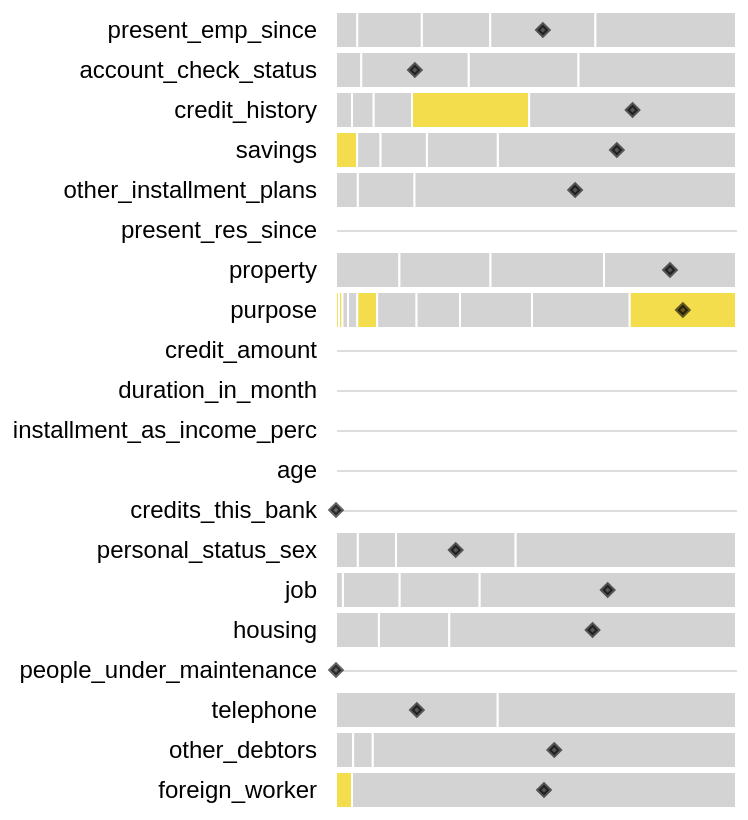

The notebook cell this image was saved under:
### Code cell
#qui da per scontato che ci sia per forza almeno un valore categorico e uno numerico nel dataset e se non è così si schianta
def dot_on_categories(dataframe,sort_by_rules=True):
    base =alt.Chart(
        dataframe
    ).transform_stack(
        stack='count',
        as_=['count_start','count_end'],
        groupby=['rname'],
        sort=[alt.SortField('count', 'ascending')]
    ).transform_calculate(
        midStack='(datum.count_start+datum.count_end)/2'
    )
    
    bar = base.mark_bar(stroke='white').encode(
        x='count_start:Q',
        x2='count_end:Q',
        y=alt.Y('rname:N',sort=["is_continuous", "feature_importance"]),
        detail='name:N',
        color=alt.condition('datum.is_continuous',alt.value("#f4dd4d"),alt.value('lightgrey')),
        tooltip=[alt.Tooltip('category')]
    )
    
    dot= base.mark_point(
        color='black',
        shape='diamond',
        fill='black',
        size=30
    ).encode(
        x='midStack:Q',
        y=alt.Y('rname:N',sort=["is_continuous", "feature_importance"]),
        detail='name:N',
        opacity=alt.condition('datum.inst==1',alt.value(0.6),alt.value(0))
    )

    return (bar+dot).properties(
        width=200,
    ).configure_axisX(
        disable=True
    ).configure_axisY(
        labelPadding=10,
        labelFontSize=12,
        domain=False,
        ticks=False,
        title=None
    ).configure_axis(
        grid=True
    ).configure_view(
        strokeWidth=0,
        stroke='lightgray'
    )
dot_on_categories(df_v)

### Figure 1 — Vega-Lite specification as saved in the notebook (floating-point values rounded to 4 significant figures)
{"config": {"view": {"continuousWidth": 400, "continuousHeight": 300, "stroke": "lightgray", "strokeWidth": 0}, "axis": {"grid": true}, "axisX": {"disable": true}, "axisY": {"domain": false, "labelFontSize": 12, "labelPadding": 10, "ticks": false, "title": null}}, "layer": [{"mark": {"type": "bar", "stroke": "white"}, "encoding": {"color": {"condition": {"value": "#f4dd4d", "test": "datum.is_continuous"}, "value": "lightgrey"}, "detail": {"field": "name", "type": "nominal"}, "tooltip": [{"field": "category", "type": "nominal"}], "x": {"field": "count_start", "type": "quantitative"}, "x2": {"field": "count_end"}, "y": {"field": "rname", "sort": ["is_continuous", "feature_importance"], "type": "nominal"}}, "transform": [{"groupby": ["rname"], "stack": "count", "sort": [{"field": "count", "order": "ascending"}], "as": ["count_start", "count_end"]}, {"calculate": "(datum.count_start+datum.count_end)/2", "as": "midStack"}]}, {"mark": {"type": "point", "color": "black", "fill": "black", "shape": "diamond", "size": 30}, "encoding": {"detail": {"field": "name", "type": "nominal"}, "opacity": {"condition": {"value": 0.6, "test": "datum.inst==1"}, "value": 0}, "x": {"field": "midStack", "type": "quantitative"}, "y": {"field": "rname", "sort": ["is_continuous", "feature_importance"], "type": "nominal"}}, "transform": [{"groupby": ["rname"], "stack": "count", "sort": [{"field": "count", "order": "ascending"}], "as": ["count_start", "count_end"]}, {"calculate": "(datum.count_start+datum.count_end)/2", "as": "midStack"}]}], "data": {"name": "data-07eaeea9485e8cb85a23338ee4e85dca"}, "width": 200, "$schema": "https://vega.github.io/schema/vega-lite/v4.17.0.json", "datasets": {"data-07eaeea9485e8cb85a23338ee4e85dca": [{"type": "categorical", "name": "present_emp_since=... < 1 year ", "rname": "present_emp_since", "min": null, "max": null, "q1": null, "median": null, "q3": null, "mean": null, "std": null, "feature_importance": 0.06048, "category": "... < 1 year ", "count": 120.0, "inst": 0, "op": null, "thr": null, "is_continuous": null, "thr2": null}, {"type": "categorical", "name": "account_check_status=no checking account", "rname": "account_check_status", "min": null, "max": null, "q1": null, "median": null, "q3": null, "mean": null, "std": null, "feature_importance": -0.05974, "category": "no checking account", "count": 276.0, "inst": 0, "op": null, "thr": null, "is_continuous": null, "thr2": null}, {"type": "categorical", "name": "credit_history=critical account/ other credits existing (not at this bank)", "rname": "credit_history", "min": null, "max": null, "q1": null, "median": null, "q3": null, "mean": null, "std": null, "feature_importance": -0.04423, "category": "critical account/ other credits existing (not at this bank)", "count": 205.0, "inst": 0, "op": "<=", "thr": 0.9086, "is_continuous": true, "thr2": null}, {"type": "categorical", "name": "savings=.. >= 1000 DM ", "rname": "savings", "min": null, "max": null, "q1": null, "median": null, "q3": null, "mean": null, "std": null, "feature_importance": -0.03739, "category": ".. >= 1000 DM ", "count": 37.0, "inst": 0, "op": "<=", "thr": 0.7177, "is_continuous": true, "thr2": null}, {"type": "categorical", "name": "other_installment_plans=none", "rname": "other_installment_plans", "min": null, "max": null, "q1": null, "median": null, "q3": null, "mean": null, "std": null, "feature_importance": 0.02607, "category": "none", "count": 563.0, "inst": 1, "op": null, "thr": null, "is_continuous": null, "thr2": null}, {"type": "numeric", "name": "present_res_since", "rname": "present_res_since", "min": 1.0, "max": 4.0, "q1": 2.0, "median": 2.0, "q3": 4.0, "mean": 2.82, "std": 1.097, "feature_importance": -0.02349, "category": null, "count": null, "inst": 4, "op": null, "thr": null, "is_continuous": null, "thr2": null}, {"type": "categorical", "name": "property=real estate", "rname": "property", "min": null, "max": null, "q1": null, "median": null, "q3": null, "mean": null, "std": null, "feature_importance": -0.02094, "category": "real estate", "count": 199.0, "inst": 0, "op": null, "thr": null, "is_continuous": null, "thr2": null}, {"type": "categorical", "name": "other_installment_plans=bank", "rname": "other_installment_plans", "min": null, "max": null, "q1": null, "median": null, "q3": null, "mean": null, "std": null, "feature_importance": -0.01955, "category": "bank", "count": 99.0, "inst": 0, "op": null, "thr": null, "is_continuous": null, "thr2": null}, {"type": "categorical", "name": "savings=... < 100 DM", "rname": "savings", "min": null, "max": null, "q1": null, "median": null, "q3": null, "mean": null, "std": null, "feature_importance": -0.01674, "category": "... < 100 DM", "count": 417.0, "inst": 1, "op": null, "thr": null, "is_continuous": null, "thr2": null}, {"type": "categorical", "name": "purpose=car (new)", "rname": "purpose", "min": null, "max": null, "q1": null, "median": null, "q3": null, "mean": null, "std": null, "feature_importance": -0.0133, "category": "car (new)", "count": 171.0, "inst": 0, "op": null, "thr": null, "is_continuous": null, "thr2": null}, {"type": "numeric", "name": "credit_amount", "rname": "credit_amount", "min": 338.0, "max": 15940.0, "q1": 1361.0, "median": 1361.0, "q3": 3974.0, "mean": 3201.0, "std": 2675.0, "feature_importance": -0.0112, "category": null, "count": null, "inst": 1967, "op": ">", "thr": -439.6, "is_continuous": true, "thr2": 15940.0}, {"type": "categorical", "name": "account_check_status=< 0 DM", "rname": "account_check_status", "min": null, "max": null, "q1": null, "median": null, "q3": null, "mean": null, "std": null, "feature_importance": -0.01055, "category": "< 0 DM", "count": 192.0, "inst": 0, "op": null, "thr": null, "is_continuous": null, "thr2": null}, {"type": "categorical", "name": "purpose=radio/television", "rname": "purpose", "min": null, "max": null, "q1": null, "median": null, "q3": null, "mean": null, "std": null, "feature_importance": 0.0102, "category": "radio/television", "count": 126.0, "inst": 0, "op": null, "thr": null, "is_continuous": null, "thr2": null}, {"type": "numeric", "name": "duration_in_month", "rname": "duration_in_month", "min": 4.0, "max": 60.0, "q1": 12.0, "median": 12.0, "q3": 24.0, "mean": 20.77, "std": 11.96, "feature_importance": 0.009361, "category": null, "count": null, "inst": 24, "op": ">", "thr": -1.941, "is_continuous": true, "thr2": 60.0}, {"type": "numeric", "name": "installment_as_income_perc", "rname": "installment_as_income_perc", "min": 1.0, "max": 4.0, "q1": 2.0, "median": 2.0, "q3": 4.0, "mean": 2.939, "std": 1.124, "feature_importance": 0.009277, "category": null, "count": null, "inst": 4, "op": null, "thr": null, "is_continuous": null, "thr2": null}, {"type": "categorical", "name": "account_check_status=0 <= ... < 200 DM", "rname": "account_check_status", "min": null, "max": null, "q1": null, "median": null, "q3": null, "mean": null, "std": null, "feature_importance": -0.008943, "category": "0 <= ... < 200 DM", "count": 188.0, "inst": 1, "op": null, "thr": null, "is_continuous": null, "thr2": null}, {"type": "categorical", "name": "property=if not A121/A122 : car or other, not in attribute 6", "rname": "property", "min": null, "max": null, "q1": null, "median": null, "q3": null, "mean": null, "std": null, "feature_importance": -0.007475, "category": "if not A121/A122 : car or other, not in attribute 6", "count": 231.0, "inst": 1, "op": null, "thr": null, "is_continuous": null, "thr2": null}, {"type": "numeric", "name": "age", "rname": "age", "min": 19.0, "max": 75.0, "q1": 27.0, "median": 27.0, "q3": 41.25, "mean": 35.47, "std": 10.95, "feature_importance": -0.00717, "category": null, "count": null, "inst": 20, "op": "<=", "thr": 20.73, "is_continuous": true, "thr2": 19.0}, {"type": "categorical", "name": "property=unknown / no property", "rname": "property", "min": null, "max": null, "q1": null, "median": null, "q3": null, "mean": null, "std": null, "feature_importance": -0.007158, "category": "unknown / no property", "count": 111.0, "inst": 0, "op": null, "thr": null, "is_continuous": null, "thr2": null}, {"type": "numeric", "name": "credits_this_bank", "rname": "credits_this_bank", "min": 1.0, "max": 4.0, "q1": 1.0, "median": 1.0, "q3": 2.0, "mean": 1.403, "std": 0.5564, "feature_importance": 0.006749, "category": null, "count": null, "inst": 1, "op": null, "thr": null, "is_continuous": null, "thr2": null}, {"type": "categorical", "name": "purpose=domestic appliances", "rname": "purpose", "min": null, "max": null, "q1": null, "median": null, "q3": null, "mean": null, "std": null, "feature_importance": 0.006458, "category": "domestic appliances", "count": 186.0, "inst": 1, "op": "<=", "thr": 1.015, "is_continuous": true, "thr2": null}, {"type": "categorical", "name": "savings=unknown/ no savings account", "rname": "savings", "min": null, "max": null, "q1": null, "median": null, "q3": null, "mean": null, "std": null, "feature_importance": 0.00642, "category": "unknown/ no savings account", "count": 124.0, "inst": 0, "op": null, "thr": null, "is_continuous": null, "thr2": null}, {"type": "categorical", "name": "other_installment_plans=stores", "rname": "other_installment_plans", "min": null, "max": null, "q1": null, "median": null, "q3": null, "mean": null, "std": null, "feature_importance": 0.006285, "category": "stores", "count": 38.0, "inst": 0, "op": null, "thr": null, "is_continuous": null, "thr2": null}, {"type": "categorical", "name": "personal_status_sex=male : single", "rname": "personal_status_sex", "min": null, "max": null, "q1": null, "median": null, "q3": null, "mean": null, "std": null, "feature_importance": -0.006018, "category": "male : single", "count": 386.0, "inst": 0, "op": null, "thr": null, "is_continuous": null, "thr2": null}, {"type": "categorical", "name": "credit_history=all credits at this bank paid back duly", "rname": "credit_history", "min": null, "max": null, "q1": null, "median": null, "q3": null, "mean": null, "std": null, "feature_importance": -0.00601, "category": "all credits at this bank paid back duly", "count": 38.0, "inst": 0, "op": null, "thr": null, "is_continuous": null, "thr2": null}, {"type": "categorical", "name": "job=skilled employee / official", "rname": "job", "min": null, "max": null, "q1": null, "median": null, "q3": null, "mean": null, "std": null, "feature_importance": 0.00595, "category": "skilled employee / official", "count": 449.0, "inst": 1, "op": null, "thr": null, "is_continuous": null, "thr2": null}, {"type": "categorical", "name": "housing=own", "rname": "housing", "min": null, "max": null, "q1": null, "median": null, "q3": null, "mean": null, "std": null, "feature_importance": -0.005832, "category": "own", "count": 502.0, "inst": 1, "op": null, "thr": null, "is_continuous": null, "thr2": null}, {"type": "categorical", "name": "purpose=(vacation - does not exist?)", "rname": "purpose", "min": null, "max": null, "q1": null, "median": null, "q3": null, "mean": null, "std": null, "feature_importance": -0.005346, "category": "(vacation - does not exist?)", "count": 35.0, "inst": 0, "op": "<=", "thr": 0.4623, "is_continuous": true, "thr2": null}, {"type": "categorical", "name": "present_emp_since=4 <= ... < 7 years", "rname": "present_emp_since", "min": null, "max": null, "q1": null, "median": null, "q3": null, "mean": null, "std": null, "feature_importance": 0.004704, "category": "4 <= ... < 7 years", "count": 113.0, "inst": 0, "op": null, "thr": null, "is_continuous": null, "thr2": null}, {"type": "categorical", "name": "savings=500 <= ... < 1000 DM ", "rname": "savings", "min": null, "max": null, "q1": null, "median": null, "q3": null, "mean": null, "std": null, "feature_importance": -0.004332, "category": "500 <= ... < 1000 DM ", "count": 41.0, "inst": 0, "op": null, "thr": null, "is_continuous": null, "thr2": null}, {"type": "categorical", "name": "present_emp_since=.. >= 7 years", "rname": "present_emp_since", "min": null, "max": null, "q1": null, "median": null, "q3": null, "mean": null, "std": null, "feature_importance": -0.0042, "category": ".. >= 7 years", "count": 184.0, "inst": 1, "op": null, "thr": null, "is_continuous": null, "thr2": null}, {"type": "categorical", "name": "personal_status_sex=female : divorced/separated/married", "rname": "personal_status_sex", "min": null, "max": null, "q1": null, "median": null, "q3": null, "mean": null, "std": null, "feature_importance": -0.003603, "category": "female : divorced/separated/married", "count": 209.0, "inst": 1, "op": null, "thr": null, "is_continuous": null, "thr2": null}, {"type": "categorical", "name": "housing=rent", "rname": "housing", "min": null, "max": null, "q1": null, "median": null, "q3": null, "mean": null, "std": null, "feature_importance": -0.003469, "category": "rent", "count": 123.0, "inst": 0, "op": null, "thr": null, "is_continuous": null, "thr2": null}, {"type": "categorical", "name": "credit_history=no credits taken/ all credits paid back duly", "rname": "credit_history", "min": null, "max": null, "q1": null, "median": null, "q3": null, "mean": null, "std": null, "feature_importance": -0.003352, "category": "no credits taken/ all credits paid back duly", "count": 28.0, "inst": 0, "op": null, "thr": null, "is_continuous": null, "thr2": null}, {"type": "categorical", "name": "personal_status_sex=male : married/widowed", "rname": "personal_status_sex", "min": null, "max": null, "q1": null, "median": null, "q3": null, "mean": null, "std": null, "feature_importance": -0.002606, "category": "male : married/widowed", "count": 67.0, "inst": 0, "op": null, "thr": null, "is_continuous": null, "thr2": null}, {"type": "categorical", "name": "personal_status_sex=male : divorced/separated", "rname": "personal_status_sex", "min": null, "max": null, "q1": null, "median": null, "q3": null, "mean": null, "std": null, "feature_importance": -0.002574, "category": "male : divorced/separated", "count": 38.0, "inst": 0, "op": null, "thr": null, "is_continuous": null, "thr2": null}, {"type": "categorical", "name": "present_emp_since=1 <= ... < 4 years", "rname": "present_emp_since", "min": null, "max": null, "q1": null, "median": null, "q3": null, "mean": null, "std": null, "feature_importance": -0.00253, "category": "1 <= ... < 4 years", "count": 246.0, "inst": 0, "op": null, "thr": null, "is_continuous": null, "thr2": null}, {"type": "categorical", "name": "property=if not A121 : building society savings agreement/ life insurance", "rname": "property", "min": null, "max": null, "q1": null, "median": null, "q3": null, "mean": null, "std": null, "feature_importance": -0.00243, "category": "if not A121 : building society savings agreement/ life insurance", "count": 159.0, "inst": 0, "op": null, "thr": null, "is_continuous": null, "thr2": null}, {"type": "categorical", "name": "job=unskilled - resident", "rname": "job", "min": null, "max": null, "q1": null, "median": null, "q3": null, "mean": null, "std": null, "feature_importance": -0.00215, "category": "unskilled - resident", "count": 140.0, "inst": 0, "op": null, "thr": null, "is_continuous": null, "thr2": null}, {"type": "categorical", "name": "job=management/ self-employed/ highly qualified employee/ officer", "rname": "job", "min": null, "max": null, "q1": null, "median": null, "q3": null, "mean": null, "std": null, "feature_importance": -0.002072, "category": "management/ self-employed/ highly qualified employee/ officer", "count": 99.0, "inst": 0, "op": null, "thr": null, "is_continuous": null, "thr2": null}, {"type": "numeric", "name": "people_under_maintenance", "rname": "people_under_maintenance", "min": 1.0, "max": 2.0, "q1": 1.0, "median": 1.0, "q3": 1.0, "mean": 1.159, "std": 0.3655, "feature_importance": -0.001628, "category": null, "count": null, "inst": 1, "op": "<=", "thr": -0.0132, "is_continuous": true, "thr2": 1.0}, {"type": "categorical", "name": "purpose=business", "rname": "purpose", "min": null, "max": null, "q1": null, "median": null, "q3": null, "mean": null, "std": null, "feature_importance": -0.001598, "category": "business", "count": 69.0, "inst": 0, "op": null, "thr": null, "is_continuous": null, "thr2": null}, {"type": "categorical", "name": "telephone=yes, registered under the customers name ", "rname": "telephone", "min": null, "max": null, "q1": null, "median": null, "q3": null, "mean": null, "std": null, "feature_importance": -0.001515, "category": "yes, registered under the customers name ", "count": 283.0, "inst": 1, "op": null, "thr": null, "is_continuous": null, "thr2": null}, {"type": "categorical", "name": "other_debtors=co-applicant", "rname": "other_debtors", "min": null, "max": null, "q1": null, "median": null, "q3": null, "mean": null, "std": null, "feature_importance": -0.00127, "category": "co-applicant", "count": 30.0, "inst": 0, "op": null, "thr": null, "is_continuous": null, "thr2": null}, {"type": "categorical", "name": "account_check_status=>= 200 DM / salary assignments for at least 1 year", "rname": "account_check_status", "min": null, "max": null, "q1": null, "median": null, "q3": null, "mean": null, "std": null, "feature_importance": -0.001189, "category": ">= 200 DM / salary assignments for at least 1 year", "count": 44.0, "inst": 0, "op": null, "thr": null, "is_continuous": null, "thr2": null}, {"type": "categorical", "name": "present_emp_since=unemployed", "rname": "present_emp_since", "min": null, "max": null, "q1": null, "median": null, "q3": null, "mean": null, "std": null, "feature_importance": -0.001089, "category": "unemployed", "count": 37.0, "inst": 0, "op": null, "thr": null, "is_continuous": null, "thr2": null}, {"type": "categorical", "name": "credit_history=delay in paying off in the past", "rname": "credit_history", "min": null, "max": null, "q1": null, "median": null, "q3": null, "mean": null, "std": null, "feature_importance": -0.0008232, "category": "delay in paying off in the past", "count": 67.0, "inst": 0, "op": null, "thr": null, "is_continuous": null, "thr2": null}, {"type": "categorical", "name": "foreign_worker=yes", "rname": "foreign_worker", "min": null, "max": null, "q1": null, "median": null, "q3": null, "mean": null, "std": null, "feature_importance": 0.0006219, "category": "yes", "count": 672.0, "inst": 1, "op": null, "thr": null, "is_continuous": null, "thr2": null}, {"type": "categorical", "name": "job=unemployed/ unskilled - non-resident", "rname": "job", "min": null, "max": null, "q1": null, "median": null, "q3": null, "mean": null, "std": null, "feature_importance": -0.0005959, "category": "unemployed/ unskilled - non-resident", "count": 12.0, "inst": 0, "op": null, "thr": null, "is_continuous": null, "thr2": null}, {"type": "categorical", "name": "other_debtors=none", "rname": "other_debtors", "min": null, "max": null, "q1": null, "median": null, "q3": null, "mean": null, "std": null, "feature_importance": 0.0005391, "category": "none", "count": 636.0, "inst": 1, "op": null, "thr": null, "is_continuous": null, "thr2": null}, {"type": "categorical", "name": "foreign_worker=no", "rname": "foreign_worker", "min": null, "max": null, "q1": null, "median": null, "q3": null, "mean": null, "std": null, "feature_importance": 0.0003964, "category": "no", "count": 28.0, "inst": 0, "op": "<=", "thr": 0.7168, "is_continuous": true, "thr2": null}, {"type": "categorical", "name": "purpose=car (used)", "rname": "purpose", "min": null, "max": null, "q1": null, "median": null, "q3": null, "mean": null, "std": null, "feature_importance": 0.0003373, "category": "car (used)", "count": 76.0, "inst": 0, "op": null, "thr": null, "is_continuous": null, "thr2": null}, {"type": "categorical", "name": "savings=100 <= ... < 500 DM", "rname": "savings", "min": null, "max": null, "q1": null, "median": null, "q3": null, "mean": null, "std": null, "feature_importance": 0.0002713, "category": "100 <= ... < 500 DM", "count": 81.0, "inst": 0, "op": null, "thr": null, "is_continuous": null, "thr2": null}, {"type": "categorical", "name": "telephone=none", "rname": "telephone", "min": null, "max": null, "q1": null, "median": null, "q3": null, "mean": null, "std": null, "feature_importance": -0.0002616, "category": "none", "count": 417.0, "inst": 0, "op": null, "thr": null, "is_continuous": null, "thr2": null}, {"type": "categorical", "name": "purpose=education", "rname": "purpose", "min": null, "max": null, "q1": null, "median": null, "q3": null, "mean": null, "std": null, "feature_importance": 0.000193, "category": "education", "count": 16.0, "inst": 0, "op": null, "thr": null, "is_continuous": null, "thr2": null}, {"type": "categorical", "name": "other_debtors=guarantor", "rname": "other_debtors", "min": null, "max": null, "q1": null, "median": null, "q3": null, "mean": null, "std": null, "feature_importance": 0.000129, "category": "guarantor", "count": 34.0, "inst": 0, "op": null, "thr": null, "is_continuous": null, "thr2": null}, {"type": "categorical", "name": "purpose=repairs", "rname": "purpose", "min": null, "max": null, "q1": null, "median": null, "q3": null, "mean": null, "std": null, "feature_importance": 9.141e-05, "category": "repairs", "count": 10.0, "inst": 0, "op": null, "thr": null, "is_continuous": null, "thr2": null}, {"type": "categorical", "name": "housing=for free", "rname": "housing", "min": null, "max": null, "q1": null, "median": null, "q3": null, "mean": null, "std": null, "feature_importance": -5.634e-05, "category": "for free", "count": 75.0, "inst": 0, "op": null, "thr": null, "is_continuous": null, "thr2": null}, {"type": "categorical", "name": "credit_history=existing credits paid back duly till now", "rname": "credit_history", "min": null, "max": null, "q1": null, "median": null, "q3": null, "mean": null, "std": null, "feature_importance": 5.291e-05, "category": "existing credits paid back duly till now", "count": 362.0, "inst": 1, "op": null, "thr": null, "is_continuous": null, "thr2": null}, {"type": "categorical", "name": "purpose=furniture/equipment", "rname": "purpose", "min": null, "max": null, "q1": null, "median": null, "q3": null, "mean": null, "std": null, "feature_importance": 3.433e-05, "category": "furniture/equipment", "count": 6.0, "inst": 0, "op": "<=", "thr": 0.1837, "is_continuous": true, "thr2": null}, {"type": "categorical", "name": "purpose=retraining", "rname": "purpose", "min": null, "max": null, "q1": null, "median": null, "q3": null, "mean": null, "std": null, "feature_importance": 1.882e-05, "category": "retraining", "count": 5.0, "inst": 0, "op": "<=", "thr": 0.1152, "is_continuous": true, "thr2": null}]}}
